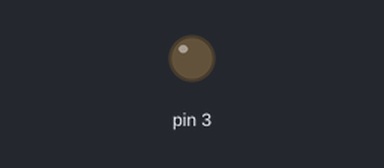
Recording of a sketch running on a simulated Arduino Uno, built with avr-gcc and run on an emulated ATmega328P. On the bench: output pins drawn as LEDs (lit = HIGH).

Above: at 0.15 s.
Timing chart, 0 to 1.6 s (numbered marks = the images above):
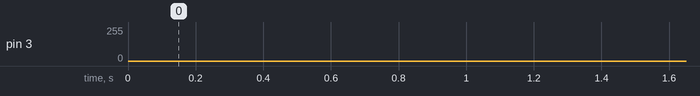

The sketch:

Task_1.0.2.ino
```cpp
void setup() {}

int brightness = 0;
bool increase = true;

void loop()
{
  	if (increase){
  		brightness++;
      if (brightness>=256){
  			brightness=254;
  			increase = false;
      }
    } else {
  		brightness--;
      if (brightness<=0){
  			brightness=1;
  			increase = true;
      }
    }

  	analogWrite(3,brightness);

  	delay(1000/(256*2));
}
```
